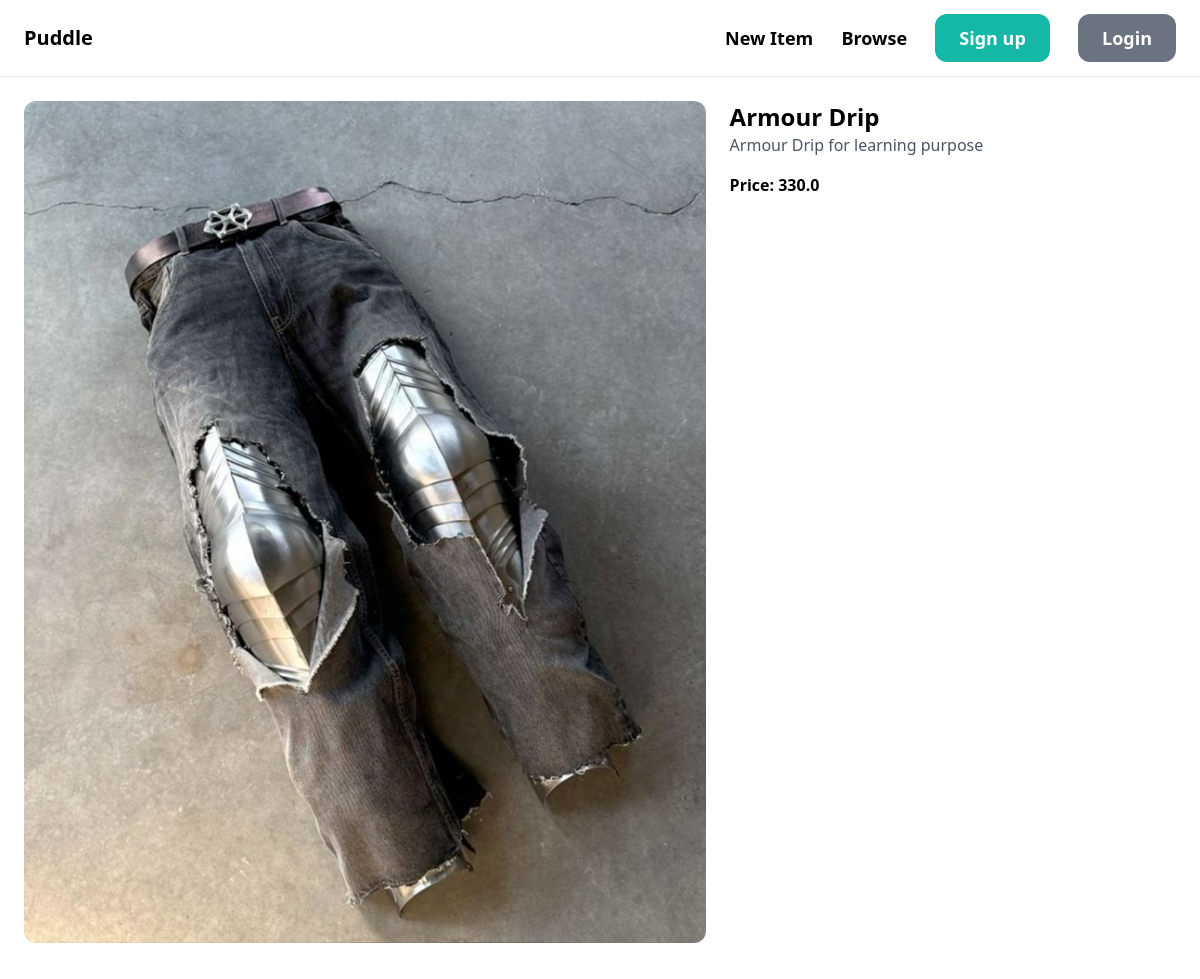
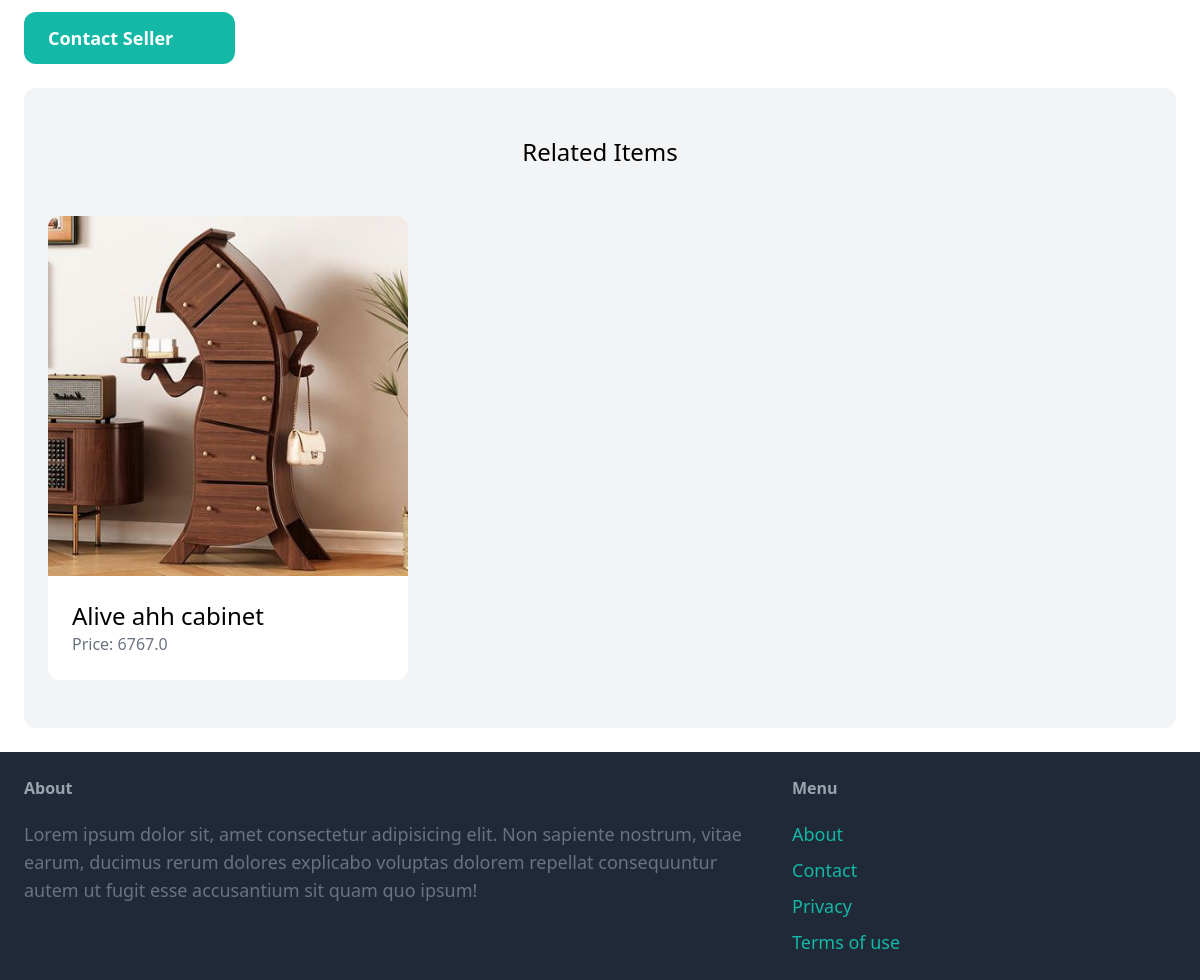
/items/5/, run on the app's committed database (2 pictures, top to bottom).
### item/models.py (models this page shows, shortened)
class Item(models.Model):
    category = models.ForeignKey(Category, related_name='items', on_delete=models.CASCADE)
    name = models.CharField(max_length=255)
    description = models.TextField(blank=True, null=True)
    price = models.FloatField()
    image = models.ImageField(upload_to='item_images', blank=True, null=True)
    is_sold = models.BooleanField(default=False)
    created_by = models.ForeignKey(User, related_name='items', on_delete=models.CASCADE)
    created_at = models.DateTimeField(auto_now_add=True)

### item/views.py (the view)
# urls.py: path('<int:pk>/', views.detail, name='detail')
def detail(request, pk):
    item = get_object_or_404(Item, pk=pk)
    related_items = Item.objects.filter(category=item.category, is_sold=False).exclude(pk=pk)[0:3]
    return render(request, 'item/detail.html', {
        'item': item,
        'related_items': related_items
    })

### item/templates/item/detail.html (shortened to what this page needs)
{% extends 'core/base.html' %}
{% block content %}
<div class="grid grid-cols-5 gap-6">
    <div class="col-span-3">
        {% if item.image %}
            <img src="{{ item.image.url }}" class="rounded-xl" alt="{{ item.name }}">
        {% else %}
            <div class="w-full h-64 bg-gray-100 rounded-xl flex items-center justify-center text-gray-400">No image</div>
        {% endif %}
    </div>
    <div class="col-span-2">
        <h1 class="text-2xl font-semibold">{{ item.name }}</h1>
        <p class="text-gray-600">{{ item.description }}</p>
        <p class="mt-4 font-bold">Price: {{ item.price }}</p>
    </div>
    <a href="#" class="inline-block mt-6 px-6 py-3 text-lg font-semibold bg-teal-500 text-white rounded-xl hover:bg-teal-700">Contact Seller</a>
</div>
<div class="mt-6 px-6 py-12 bg-gray-100 rounded-xl">
    <h2 class="mb-12 text-2xl text-center">Related Items </h2>
    <div class="grid grid-cols-3 gap-3">
        {% for item in related_items %}
            <div>
                <a href="{% url 'item:detail' item.id %}">
                    <div>
                        {% if item.image %}
                            <img src="{{ item.image.url }}" class="rounded-t-xl" alt="{{ item.name }}">
                        {% else %}
                            <div class="w-full h-40 bg-gray-100 rounded-t-xl flex items-center justify-center text-gray-400">No image</div>
                        {% endif %}
                    </div>
                    <div class="p-6 bg-white rounded-b-xl">
                        <h2 class="text-2xl">{{ item.name }}</h2>
                        <p class="text-gray-500">Price: {{ item.price }}</p>
                    </div>
                </a>
            </div>
        {% endfor %}
    </div>
</div>
{% endblock %}

### data on the page
Item: image (picture), name "Armour Drip", description "Armour Drip for learning purpose", price "330.0"
Item: image (picture), name "Alive ahh cabinet", price "6767.0"
